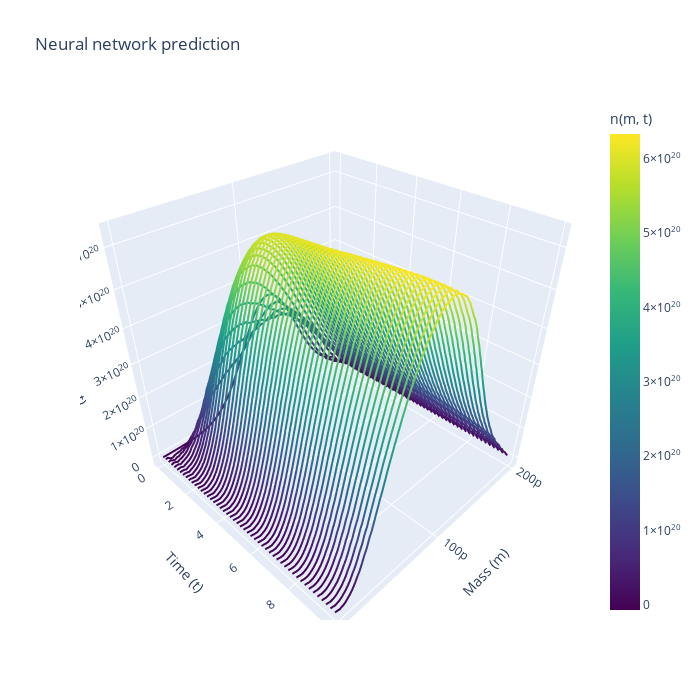

This figure's notebook cell:
### Code cell
# #prediction step
# state_dict = torch.load(r"classic_NN_integro_diff_batch_2000_epoch_relu_5_layer_128.pth")
# model.load_state_dict(state_dict)
n0=Dataset_plot_validation[0]["n"][:,0]
S0 =Dataset_plot_validation[0]["initial_substrate"]
N_nn,S_nn = rollout(model=model, n0=n0, s0=S0, steps=T-1, n_max=n_max, S_max=S_max,return_numpy=True)

plot_spaghetti(m=m,t=torch.linspace(0,10,T),N=N_nn,title="Neural network prediction")
biomass_nn  = (N_nn  * m.numpy()[:,None]).sum(axis=0) * delta_m.numpy()
plt.plot(t_eval,biomass_nn,label="Neural Network Biomass")
plt.plot(t_eval,S_nn,label="Neural Network Substrate")
plt.grid()
plt.show()
torch.save(model.state_dict(), 'classic_NN_Early_stopping_integro_diff_batch_2000_epoch_relu_5_layer_128.pth')
